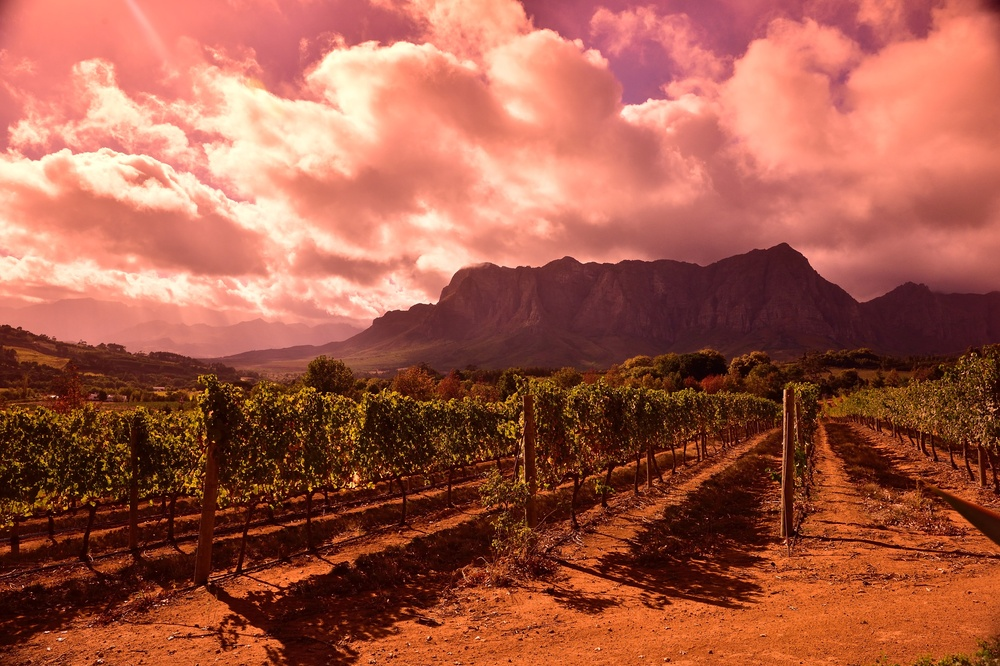
#> input picture photos/fffa_climate_cover_franschhoek.jpg, 1000 x 666 px, shrunk from 3600 x 2396 before the run
$ python build_fffa_climate_cover.py
#> lines starting #> are read from the running program, lines starting #| are printed output that depends on the picture
"""Graded cover for the FFFA Climate Change deck: darkens the lower part of the Franschhoek photo (the vine rows under the cover type and footer), leaves the sky
and mountain alone. The original (photos/fffa_climate_cover_franschhoek.jpg, South African Tourism, CC BY 2.0) is kept untouched; this writes a graded COPY.
Why: on the ungraded cover the page number measured 3.26:1 and the credit 3.83:1 (needs 4.5:1) against the bright orange rows. A smooth multiplicative ramp
(smoothstep, no visible start line), same idea as arc3/build_fffa_mendocino_cover.py. The floor was SWEPT against engine/text_audit.py.
Usage: python3 build_fffa_climate_cover.py [ramp_start=0.45] [floor=0.66] [out_name=fffa_climate_cover]
"""
import os
import sys

import numpy as np
from PIL import Image

HERE = os.path.dirname(os.path.abspath(__file__))
PHOTOS = os.path.join(HERE, "..", "photos")


def build(ramp_start=0.45, floor=0.66, out_name="fffa_climate_cover"):
#> called with ramp_start = 0.45, floor = 0.66, out_name = 'fffa_climate_cover'
    im = Image.open(os.path.join(PHOTOS, "fffa_climate_cover_franschhoek.jpg")).convert("RGB")
#> im is the input picture: PIL image 1000x666 RGB; mean R, G, B 164.3, 90.9, 71.7
    a = np.asarray(im).astype(np.float32)
    h = a.shape[0]
#> h = 666
    t = np.clip((np.linspace(0, 1, h) - ramp_start) / (1 - ramp_start), 0, 1)
#> t = 666 values from 0 to 1
    t = t * t * (3 - 2 * t)
    mult = 1.0 - (1.0 - floor) * t
    Image.fromarray(np.clip(a * mult[:, None, None], 0, 255).astype(np.uint8)).save(os.path.join(PHOTOS, out_name + ".jpg"), quality=95)
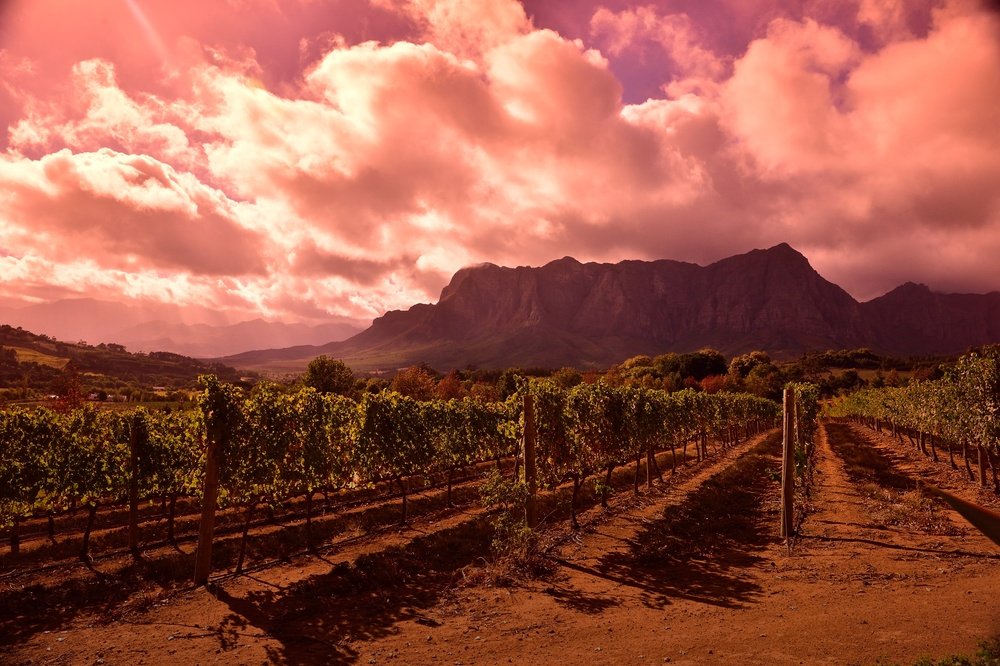
#> saved as fffa_climate_cover.jpg: PIL image 1000x666 RGB; mean R, G, B 152.3, 85.7, 69.3
    return im.size


if __name__ == "__main__":
    rs = float(sys.argv[1]) if len(sys.argv) > 1 else 0.45
    fl = float(sys.argv[2]) if len(sys.argv) > 2 else 0.66
    nm = sys.argv[3] if len(sys.argv) > 3 else "fffa_climate_cover"
    print("graded cover written from a", build(rs, fl, nm), "source")
